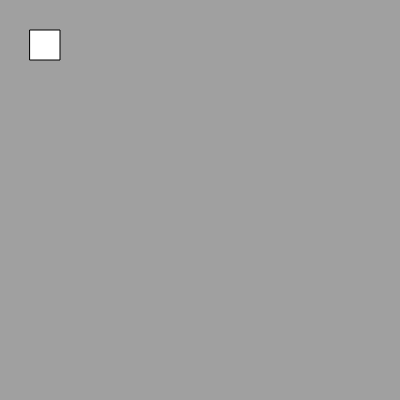
Frame 1 (no input)
Frame 60 (no input): identical to frame 1, image omitted
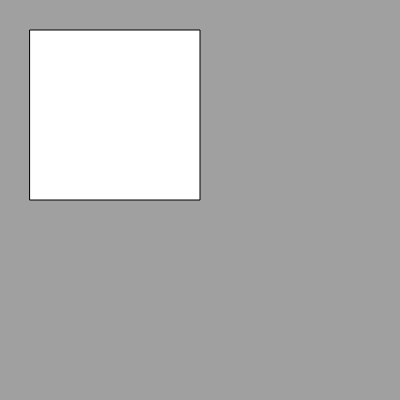
Frame 120 (the mouse pressed at the canvas centre since frame 60)

The p5.js sketch that drew these frames (run headless with seeded random() and noise() and a simulated clock; from frame 60 on, the mouse is pressed at the canvas centre):

// p5.js sketch
// ── sketch.js
function setup() {
  createCanvas(400, 400);
  frameRate(30);
  // background(255);
}

//rect(x, y, w, h, [tl], [tr], [br], [bl])
//tl, tr, br, bl are borderRadius values

function draw() {
  let x = mouseX;
  let y = mouseY;
  background(160);
  rect(30, 30, x - 30, y - 30);
}
